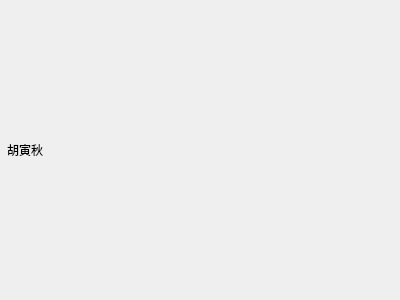
<?xml version="1.0" encoding="UTF-8"?>
<ui version="4.0">
 <class>HostMicStatusWidget</class>
 <widget class="QFrame" name="HostMicStatusWidget">
  <property name="geometry">
   <rect>
    <x>0</x>
    <y>0</y>
    <width>400</width>
    <height>300</height>
   </rect>
  </property>
  <property name="windowTitle">
   <string>HostMicStatusWidget</string>
  </property>
  <property name="lineWidth">
   <number>0</number>
  </property>
  <layout class="QHBoxLayout" name="horizontalLayout">
   <property name="spacing">
    <number>0</number>
   </property>
   <property name="leftMargin">
    <number>7</number>
   </property>
   <property name="topMargin">
    <number>0</number>
   </property>
   <property name="rightMargin">
    <number>7</number>
   </property>
   <property name="bottomMargin">
    <number>0</number>
   </property>
   <item>
    <widget class="QLabel" name="lblName">
     <property name="text">
      <string>胡寅秋</string>
     </property>
    </widget>
   </item>
   <item>
    <widget class="QLabel" name="lblMicStatus">
     <property name="minimumSize">
      <size>
       <width>20</width>
       <height>0</height>
      </size>
     </property>
     <property name="maximumSize">
      <size>
       <width>16777215</width>
       <height>16777215</height>
      </size>
     </property>
     <property name="text">
      <string/>
     </property>
    </widget>
   </item>
   <item>
    <spacer name="horizontalSpacer">
     <property name="orientation">
      <enum>Qt::Horizontal</enum>
     </property>
     <property name="sizeHint" stdset="0">
      <size>
       <width>318</width>
       <height>20</height>
      </size>
     </property>
    </spacer>
   </item>
  </layout>
 </widget>
 <layoutdefault spacing="6" margin="11"/>
 <resources/>
 <connections/>
</ui>
